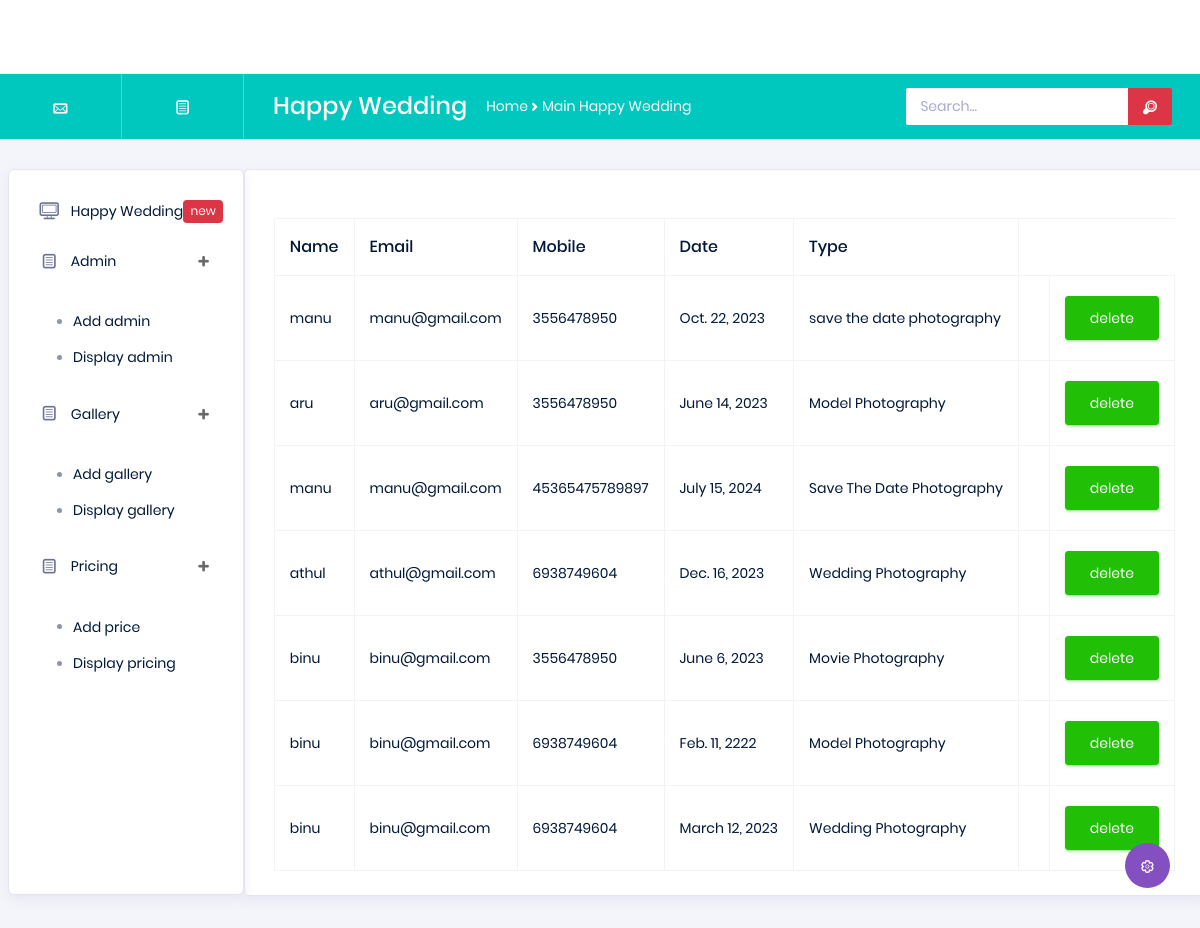
Screenshot of /happybackapp/viewbooking/ with the database file from the repository.
### happybackapp/models.py (models this page shows)
class bookingdb(models.Model):
    NAME = models.CharField(max_length=50, null=True, blank=True)
    EMAIL = models.CharField(max_length=50, null=True, blank=True)
    MOBILE = models.IntegerField(null=True, blank=True)
    DATE = models.DateField(max_length=50, null=True, blank=True)
    TYPE = models.CharField(max_length=50, null=True, blank=True)

### happybackapp/views.py (the view)
# urls.py: path('viewbooking/', views.viewbooking, name="viewbooking"),
def viewbooking(request):
    data = bookingdb.objects.all()
    return render(request, "viewbooking.html", {'data': data})

### happybackapp/templates/viewbooking.html (shortened to what this page needs)
<!DOCTYPE html>
{% extends 'index.html' %}
{% block content %}
<html lang="en">
<head>
</head>
<body>
<div class="card">
                  <div class="card-body">
                    <div class="table-responsive">
                      <table class="table table-bordered table-contextual">
                        <thead>
                          <tr>
                            <th> Name </th>
                            <th> Email</th>
                            <th> Mobile </th>
                            <th> Date </th>
                            <th> Type </th>
                          </tr>
                        </thead>
                        <tbody>
                        {% for d in data %}
                        <tr>
                            <td>{{ d.NAME }}</td>
                            <td>{{ d.EMAIL }}</td>
                            <td>{{ d.MOBILE }}</td>
                            <td>{{ d.DATE }}</td>
                            <td>{{ d.TYPE }}</td>
                            <td>
                            <td>
                              <form action="{% url 'deletebooking' dataid=d.id %}">
                              <button type="submit" class="btn btn-success">delete </button>
                              </form>
                            </td>
                             </tr>
{% endfor %}
                        </tbody>
                      </table>
                    </div>
                  </div>
                </div>
</body>
</html>
{% endblock %}

### happybackapp/templates/index.html (shortened to what this page needs)
<!DOCTYPE html>
{% load static %}
<html lang="en">
<head>
  <link rel="stylesheet" href="{% static 'assets/vendors/typicons/typicons.css' %}">
  <link rel="stylesheet" href="{% static 'assets/vendors/css/vendor.bundle.base.css' %}">
  <link rel="stylesheet" href="{% static 'assets/css/vertical-layout-light/style.css' %}">
</head>
<body>
    <nav class="navbar-breadcrumb col-xl-12 col-12 d-flex flex-row p-0">
      <div class="navbar-links-wrapper d-flex align-items-stretch">
        <div class="nav-link">
          <a href="{% url 'viewcontact' %}"><i class="typcn typcn-mail"></i></a>
        </div>
        <div class="nav-link">
          <a href="{% url 'viewbooking' %}"><i class="typcn typcn-document-text"></i></a>
        </div>
      </div>
      <div class="navbar-menu-wrapper d-flex align-items-center justify-content-end">
        <ul class="navbar-nav mr-lg-2">
          <li class="nav-item ml-0">
            <h4 class="mb-0">Happy Wedding</h4>
          </li>
          <li class="nav-item">
            <div class="d-flex align-items-baseline">
              <p class="mb-0">Home</p>
              <i class="typcn typcn-chevron-right"></i>
              <p class="mb-0">Main Happy Wedding</p>
            </div>
          </li>
        </ul>
        <ul class="navbar-nav navbar-nav-right">
          <li class="nav-item nav-search d-none d-md-block mr-0">
            <div class="input-group">
              <input type="text" class="form-control" placeholder="Search..." aria-label="search" aria-describedby="search">
              <div class="input-group-prepend">
                <span class="input-group-text" id="search">
                  <i class="typcn typcn-zoom"></i>
                </span>
              </div>
            </div>
          </li>
        </ul>
      </div>
    </nav>
    <div class="container-fluid page-body-wrapper">
      <div class="theme-setting-wrapper">
        <div id="settings-trigger"><i class="typcn typcn-cog-outline"></i></div>
      </div>
      <nav class="sidebar sidebar-offcanvas" id="sidebar">
        <ul class="nav">
          <li class="nav-item">
            <a class="nav-link" href="index.html">
              <i class="typcn typcn-device-desktop menu-icon"></i>
              <span class="menu-title">Happy Wedding</span>
              <div class="badge badge-danger">new</div>
            </a>
          </li>
          <li class="nav-item">
            <a class="nav-link" data-toggle="collapse" href="#ui-basic" aria-expanded="false" aria-controls="ui-basic">
              <i class="typcn typcn-document-text menu-icon"></i>
              <span class="menu-title">Admin</span>
              <i class="menu-arrow"></i>
            </a>
            <div class="nav-link collapsed mdc-ripple-upgraded" id="collapseLayouts">
              <ul class="nav flex-column sub-menu">
                <li class="nav-item"> <a class="nav-link" href="{% url 'addadmin' %}">Add admin</a></li>
                <li class="nav-item"> <a class="nav-link" href="{% url 'displayadmin' %}">Display admin</a></li>
              </ul>
            </div>
          </li>
          <li class="nav-item">
            <a class="nav-link" data-toggle="collapse" href="#ui-basic" aria-expanded="false" aria-controls="ui-basic">
              <i class="typcn typcn-document-text menu-icon"></i>
              <span class="menu-title">Gallery</span>
              <i class="menu-arrow"></i>
            </a>
            <div class="nav-link collapsed mdc-ripple-upgraded" id="collapseLayouts">
              <ul class="nav flex-column sub-menu">
                <li class="nav-item"> <a class="nav-link" href="{% url 'gallery' %}">Add gallery</a></li>
                <li class="nav-item"> <a class="nav-link" href="{% url 'displaygallery' %}">Display gallery</a></li>
              </ul>
            </div>
          </li>
          <li class="nav-item">
            <a class="nav-link" data-toggle="collapse" href="#ui-basic" aria-expanded="false" aria-controls="ui-basic">
              <i class="typcn typcn-document-text menu-icon"></i>
              <span class="menu-title">Pricing</span>
              <i class="menu-arrow"></i>
            </a>
            <div class="nav-link collapsed mdc-ripple-upgraded" id="collapseLayouts-">
              <ul class="nav flex-column sub-menu">
                <li class="nav-item"> <a class="nav-link" href="{% url 'pricing' %}">Add price</a></li>
                <li class="nav-item"> <a class="nav-link" href="{% url 'displaypricing' %}">Display pricing</a></li>
              </ul>
            </div>
          </li>
        </ul>
      </nav>
      <div class="main-panel">
        {% block content %}{% endblock %}
      </div>
    </div>
</body>
</html>

### rows the page displays
bookingdb: NAME "manu", EMAIL "manu@gmail.com", MOBILE "3556478950", DATE "Oct. 22, 2023", TYPE "save the date photography"
bookingdb: NAME "aru", EMAIL "aru@gmail.com", MOBILE "3556478950", DATE "June 14, 2023", TYPE "Model Photography"
bookingdb: NAME "manu", EMAIL "manu@gmail.com", MOBILE "45365475789897", DATE "July 15, 2024", TYPE "Save The Date Photography"
bookingdb: NAME "athul", EMAIL "athul@gmail.com", MOBILE "6938749604", DATE "Dec. 16, 2023", TYPE "Wedding Photography"
bookingdb: NAME "binu", EMAIL "binu@gmail.com", MOBILE "3556478950", DATE "June 6, 2023", TYPE "Movie Photography"
bookingdb: NAME "binu", EMAIL "binu@gmail.com", MOBILE "6938749604", DATE "Feb. 11, 2222", TYPE "Model Photography"
bookingdb: NAME "binu", EMAIL "binu@gmail.com", MOBILE "6938749604", DATE "March 12, 2023", TYPE "Wedding Photography"
